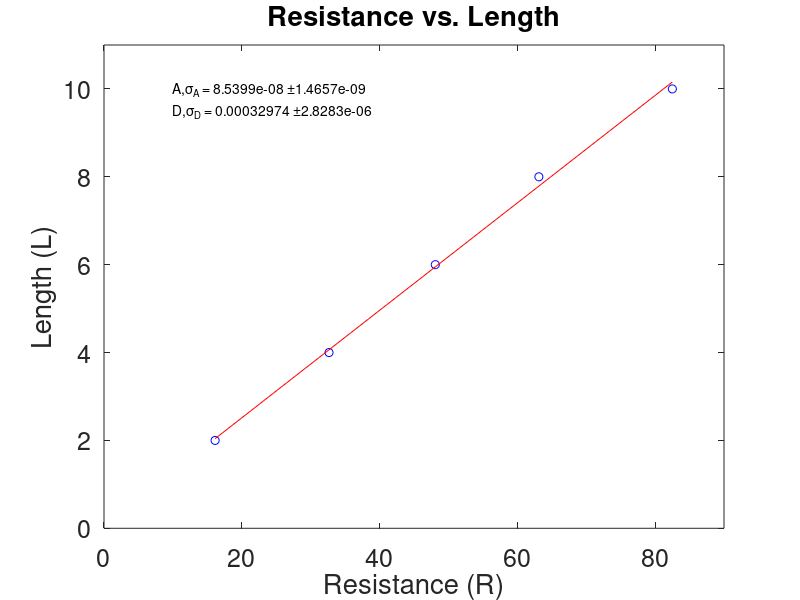

Reproduce this figure in MATLAB.
clearvars
format long
RHO=1./1.45e6;% Siemens(1/Ωm)
L=[2,4,6,8,10];% Length
V=[1.00,0.98,1.01,1.01,0.99];% Voltage
I=[0.062,0.030,0.021,0.016,0.012];% Current
N=length(L);% Length
R=V./I;% Voltage / Current
figure(1),plot(R,L,'ob');
hold on
fontSize=18;
set(gca,'fontSize',fontSize);
title('Resistance vs. Length');
xlabel('Resistance (R)');
ylabel('Length (L)');
A=L*RHO./R;
D=sqrt(4*A./pi);
A1=mean(A);
D1=mean(D);
SIGMAA=std(A);
SIGMAD=std(D);
T1=['A,\sigma_{A} = ' num2str(A1) ' \pm' num2str(SIGMAA)];
T2=['D,\sigma_{D} = ' num2str(D1) ' \pm' num2str(SIGMAD)];
P=polyfit(R,L,1);
F=P(1)*R+P(2);
H=figure(1),plot(R,F,'-r');
ylim([0,11]);
xlim([0,90]);
text(10,10,T1);
text(10,9.5,T2);
exportgraphics(H,'Lab1_2.pdf');

